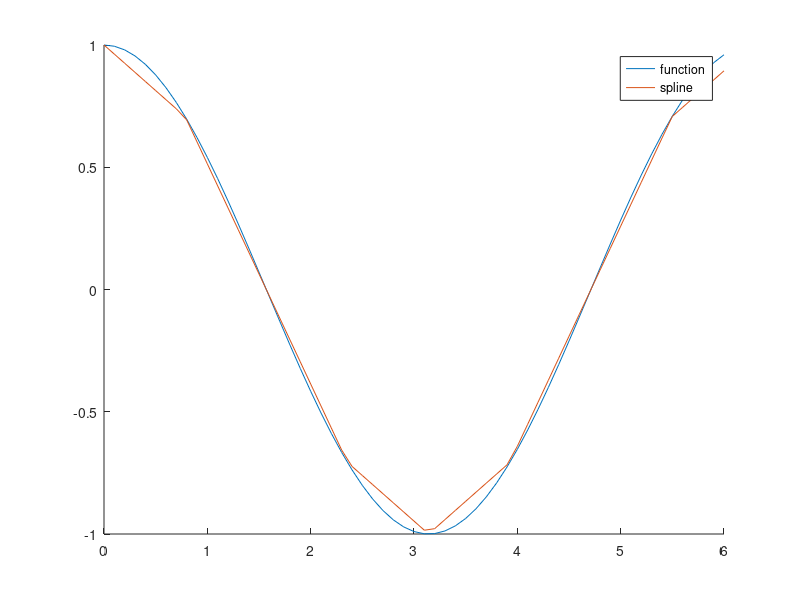

This chart was generated by the following MATLAB code:
x = 0: pi/4 : 2 * pi;
f = @(x) cos(x);
i = 0:0.1:6;

hold on
plot(i,f(i));
plot(i,interp1(x,f(x),i));
legend('function','spline');
